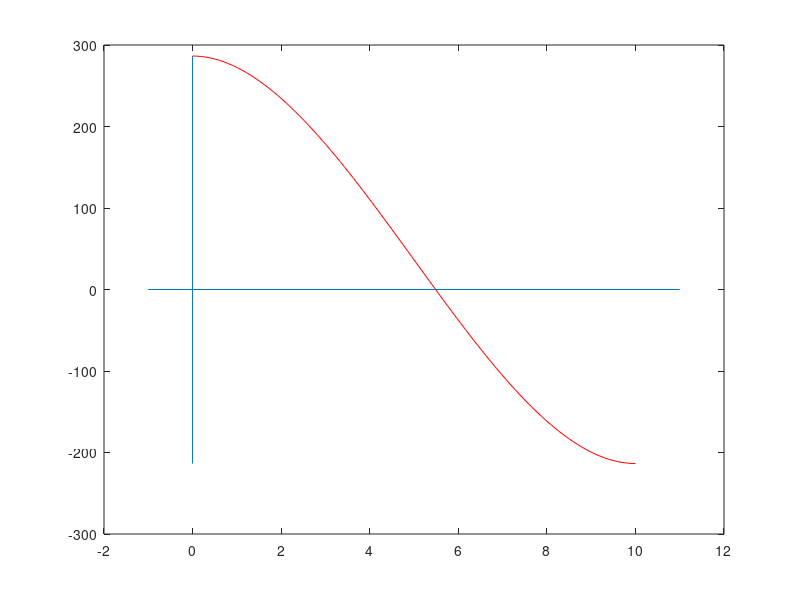

MATLAB code to generate this figure: (Note: this script raises an error after producing the figure.)
% Alfiki Diastama Afan Firdaus (M0521009)
% Nomor 3 - Bentuk Sistem Persamaan Linear

f = @(h) h.^3 - 15*h.^2 + (900/pi);
x = linspace(0, 10);
y = f(x);
plot(x, y, "r");
line([-1, 11], [0, 0]);
line([0, 0], [min(y), max(y)]);
fprintf("\nAkar pertama");
h1 = RegulaFalsi(f, 4, 6, 10, 10.^-5);
fprintf("\nAkar kedua");
h2 = RegulaFalsi(f, 12, 14, 10, 10.^-5);

function c = RegulaFalsi(f, a, b, n, tol)
    fa = f(a);
    fb = f(b);
    if fa * fb > 0
        error("Warning: tanda sama");
    end
    fprintf("\nI\t\ta\t\t\tb\t\t\tfa\t\t\tfb\t\t\tc\t\t\tfc\n");
    for i = 1:n
        c = (a*fb-b*fa)/(fb-fa);
        fc = f(c);
        fprintf ('%d\t%f\t%f\t%f\t%f\t%f\t%f\n', i, a, b, fa, fb, c, fc);
        if abs(c-a) <= tol || abs(c-b) <= tol
            fprintf('\nNilai akar adalah: %f\n', c);
            break;
        end
        if fa*fc == 0
            fprintf('\nNilai akar adalah: %f\n', c);
            break;
        elseif fa*fc < 0
            b = c;
            fb = f(b);
        else
            a = c;
            fa = f(a);
        end
    end
end